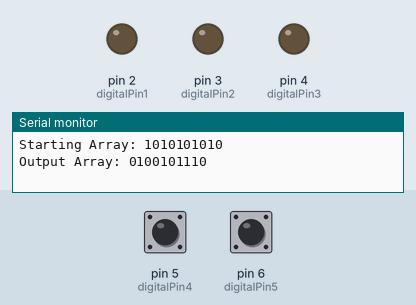
This sketch was run on a simulated Arduino Uno, built with avr-gcc and run on an emulated ATmega328P. Parts: output pins drawn as LEDs (lit = HIGH), the last lines printed to the serial monitor. The test bench sets the inputs (shaded band); at power-on: pin 5 (digitalPin4) HIGH, pin 6 (digitalPin5) HIGH. Random numbers use the default seed unless the sketch sets one.

Above: at 4.2 s.
4.3 s: pin 5 (digitalPin4) pulled LOW for 0.15 s
At 5.0 s:
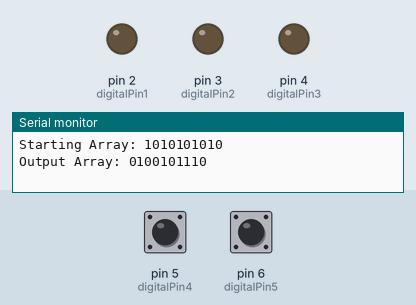
7.4 s: pin 6 (digitalPin5) pulled LOW for 3.2 s
At 9.85 s:
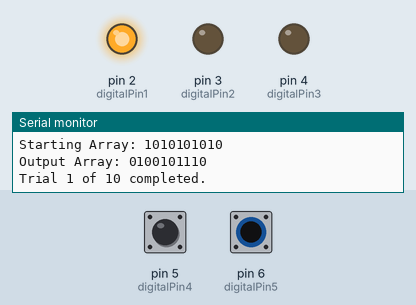
At 15.2 s:
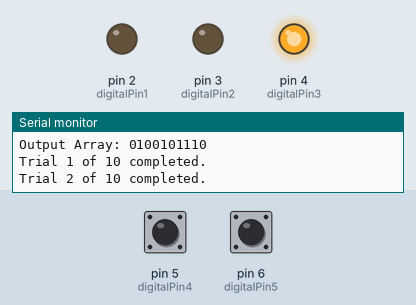
Timing chart, 0 to 17.0 s (numbered marks = the images above; inputs shaded):
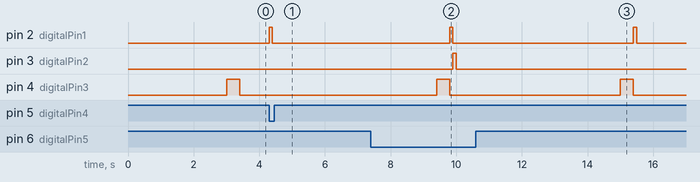

The sketch:

random_NP.ino
```cpp
void setup() {
  // put your setup code here, to run once:
  Serial.begin(9600);
  randomSeed(analogRead(3));

  int digitalPin1 = 2;  // Active Valve 1
  int digitalPin2 = 3;  // Active Valve 2
  int digitalPin3 = 4;  // Tone output
  int digitalPin4 = 5;  // Poke input 1
  int digitalPin5 = 6;  // Poke input 2
  int digitalPin6 = 2;  // Passive Valve 1
  int digitalPin7 = 2;  // Passive Valve 2

  pinMode(digitalPin1, OUTPUT);
  pinMode(digitalPin2, OUTPUT);
  pinMode(digitalPin3, OUTPUT);
  pinMode(digitalPin4, INPUT_PULLUP);
  pinMode(digitalPin5, INPUT_PULLUP);
  pinMode(digitalPin6, OUTPUT);
  pinMode(digitalPin7, OUTPUT);

  digitalWrite(digitalPin1, LOW);
  digitalWrite(digitalPin2, LOW);
  digitalWrite(digitalPin3, LOW);
  digitalWrite(digitalPin6, LOW);
  digitalWrite(digitalPin7, LOW);

  int tonedur = 400;  // Tone duration in ms
  int iti = 5000;  // iti in ms
  int trials = 10;  // number of trials
  int opentime1 = 100;  // Active valve 1 open time from calibration
  int opentime2 = 100;  // Active valve 2 open time from calibration
  int opentime3 = 100;  // Passive valve 1 open time from calibration
  int opentime4 = 100;  // Passive valve 2 open time from calibration

  int order[trials];
  delay(3000);

  for (int i = 0; i < trials; i ++) {
    if (i % 2 == 0) {
      order[i] = 1;
    }
    else {
      order[i] = 0;
    }
  }

  Serial.print("Starting Array: ");
  for (int i = 0; i < trials; i ++) {
    Serial.print(order[i]);
  }

  for (int a = 0; a < trials; a ++) {
    int r = random(a,trials-1);
    int temp = order[a];
    order[a] = order[r];
    order[r] = temp;
  }

   Serial.println();
   Serial.print("Output Array: ");

   for (int i = 0; i < trials; i ++) {
     Serial.print(order[i]);
   }
   Serial.println();
   // Play first tone
   digitalWrite(digitalPin3, HIGH);
   delay(tonedur);
   digitalWrite(digitalPin3, LOW);

 // Begin trials
 for (int i = 0; i < trials;) {

   if (order[i] == 0 && digitalRead(digitalPin4) == LOW) {

       digitalWrite(digitalPin1, HIGH);
       delay(opentime1);
       digitalWrite(digitalPin1, LOW);
       delay(iti);
       i ++;
       Serial.print("Trial ");
       Serial.print(i);
       Serial.print(" of ");
       Serial.print(trials);
       Serial.println(" completed.");
       digitalWrite(digitalPin3, HIGH);
       delay(tonedur);
       digitalWrite(digitalPin3, LOW);
       if (order[i+1] == 0) {
         digitalWrite(digitalPin6, HIGH);
         delay(opentime3);
         digitalWrite(digitalPin6, LOW);
       }
       else if (order[i+1] == 1) {
         digitalWrite(digitalPin7, HIGH);
         delay(opentime4);
         digitalWrite(digitalPin7, LOW);
       }
   }
   else if (order[i] == 1 && digitalRead(digitalPin5) == LOW) {

      digitalWrite(digitalPin2, HIGH);
      delay(opentime2);
      digitalWrite(digitalPin2, LOW);
      delay(iti);
      i ++;
      Serial.print("Trial ");
      Serial.print(i);
      Serial.print(" of ");
      Serial.print(trials);
      Serial.println(" completed.");
      digitalWrite(digitalPin3, HIGH);
      delay(tonedur);
      digitalWrite(digitalPin3, LOW);
      if (order[i+1] == 0) {
         digitalWrite(digitalPin6, HIGH);
         delay(opentime3);
         digitalWrite(digitalPin6, LOW);
       }
       else if (order[i+1] == 1) {
         digitalWrite(digitalPin7, HIGH);
         delay(opentime4);
         digitalWrite(digitalPin7, LOW);
       }
   }
  }
}

void loop() {

}
```

Measured:
- after the input at 4.3 s, pin 2 (digitalPin1): LOW → HIGH at once, → LOW 0.10 s later
- after the input at 7.4 s, pin 3 (digitalPin2): LOW → HIGH after 2.5 s, → LOW 0.10 s later
- by itself, pin 4 (digitalPin3): alternates HIGH for 0.40 s and LOW for 5.2 s
